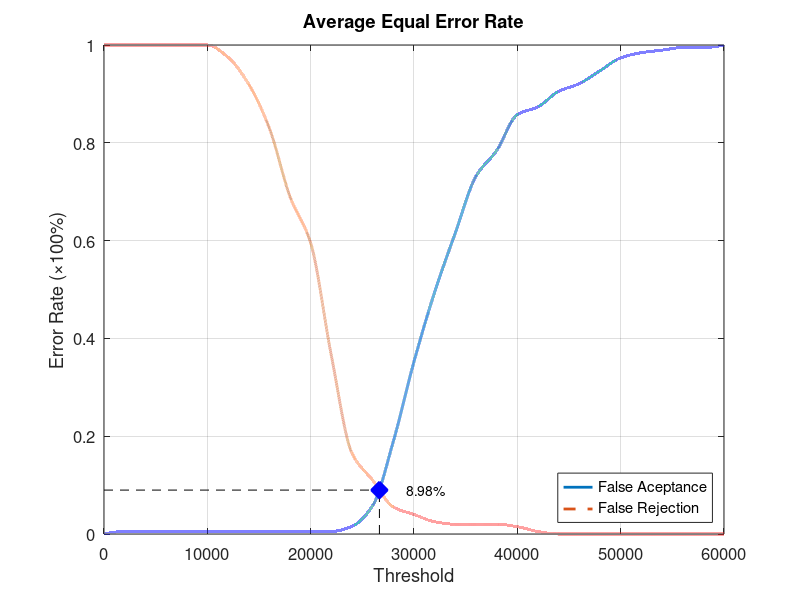
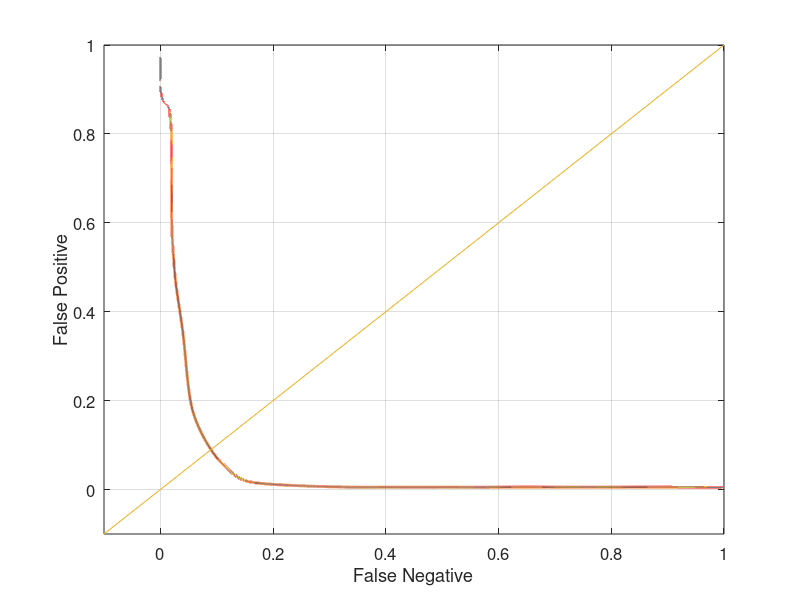

MATLAB code for these plots, in order:
function yEER = Database4_2
close all;
clear;
clc;
x = 0:2000:60000;
xq = 0:0.5:60000;

y0 = [0 0.00526316 0.00526316 0.00526316 0.00526316 0.00526316 0.00526316 0.00526316 0.00526316 0.00526316 0.00526316 0.00526316 0.0157895 0.0578947 0.189474 0.352632 0.494737 0.615789 0.731579 0.784211 0.857895 0.873684 0.905263 0.921053 0.947368 0.973684 0.984211 0.989474 0.994737 0.994737 1];
yy0 = interp1(x, y0, xq, 'pchip');
y1 = [1 1 1 1 1 1 0.975 0.92 0.83 0.69 0.595 0.365 0.165 0.11 0.055 0.04 0.025 0.02 0.02 0.02 0.015 0.005 0 0 0 0 0 0 0 0 0];
yy1 = interp1(x, y1, xq, 'pchip');

% Calculating EER: 
y2 = abs(y0 - y1);
find(y2 == min(y2))
yy2 = abs(yy0 - yy1);
xEER = find(yy2 == min(yy2));
xEERIndex = xq(xEER) % X-axis EER
yEER = yy0(xEER) % Y-axis EER

main = figure
plot(xq, yy0,'-','LineWidth', 2);	hold on
plot(xq, yy1,'--','LineWidth', 2);	hold on
plot([xEERIndex xEERIndex], [0 yEER], 'k--');	hold on
plot([0 xEERIndex], [yEER yEER], 'k--');	hold on
plot(xEERIndex, yEER, 'bx', 'LineWidth', 10);	hold on
text(xEERIndex + 10 * xEERIndex / 100, yEER, [num2str(round((10000 * yEER)) / 100) '%'])
legend('False Aceptance', 'False Rejection', 'Location', 'SouthEast')
xlabel('Threshold')
ylabel('Error Rate (\times100%)')
title('Average Equal Error Rate')
set(gca, 'FontSize', 12)
axis([0 60000 0 1])
grid on

print(main, 'Database4_2Main', '-dpng');
FNRxFPR = figure('Color', [1 1 1]);
plot(yy1, yy0, '-', yy1, yy0, 'LineWidth', 2);
hold on
y = -0.1:0.1:1
plot(y, y); 
set(gca, 'FontSize', 12)
xlabel('False Negative')
ylabel('False Positive')
axis([-0.1 1 -0.1 1])
set(gca, 'FontSize', 12)
grid on

print(FNRxFPR, 'Database4_2FNRxFPR','-dpng');
end
